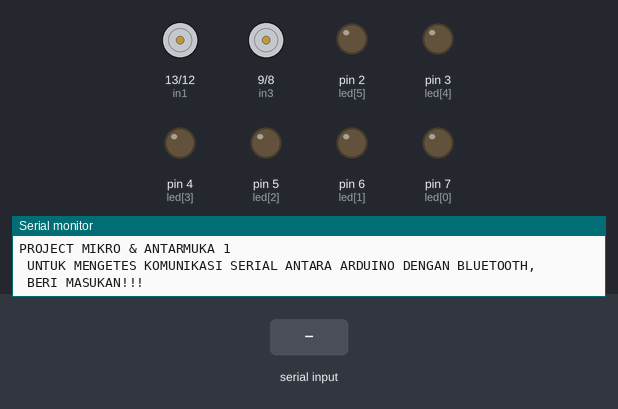
Bench run of a sketch on a simulated Arduino Uno, built with avr-gcc and run on an emulated ATmega328P. Shown: motor-driver pin pairs drawn as motors (green arrow = first pin HIGH = forward, orange = second pin HIGH = backward, longer = more drive, scaled by the enable pin), output pins drawn as LEDs (lit = HIGH), the last lines printed to the serial monitor. The inputs (shaded band) are chosen by the test bench.

Above: at 1.2 s.
1.3 s: "1" received over Serial
At 1.8 s:
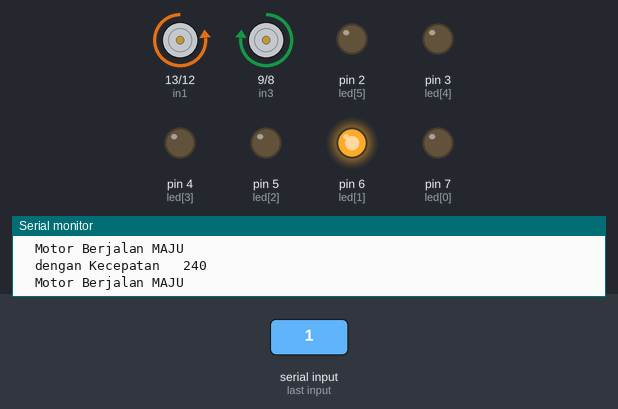
2.8 s: "2" received over Serial
At 3.8 s:
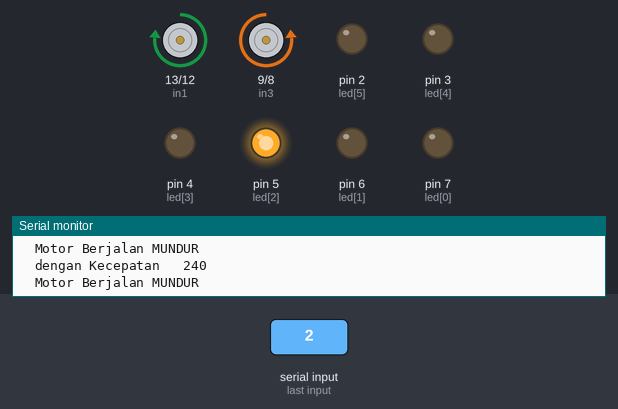
4.4 s: "3" received over Serial
At 5.4 s:
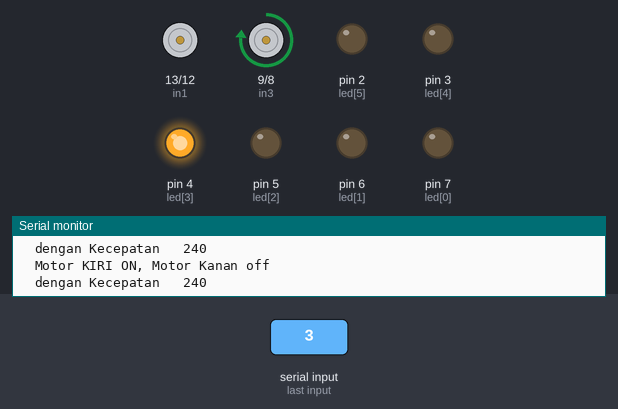
6.0 s: "4" received over Serial
At 6.9 s:
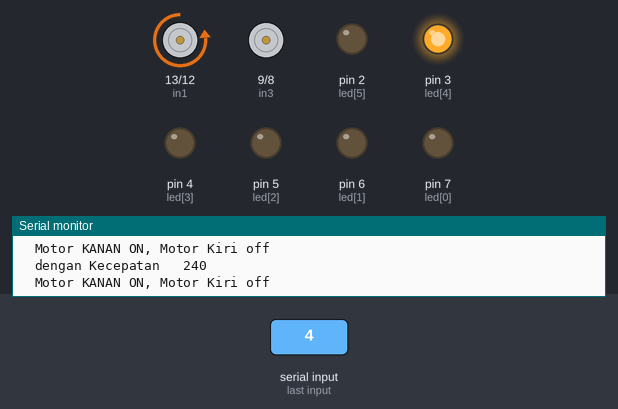
7.5 s: "5" received over Serial
At 8.3 s:
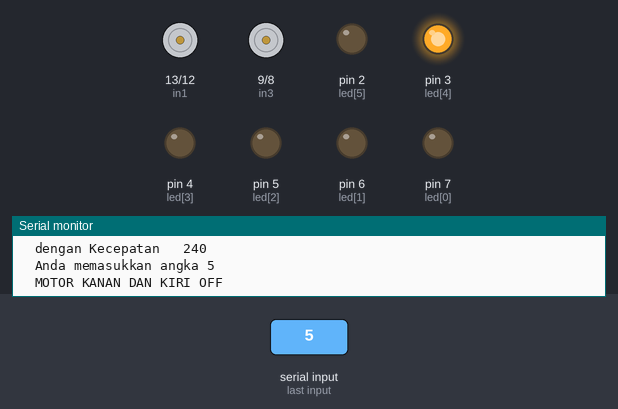
9.0 s: "1" received over Serial
At 10.0 s:
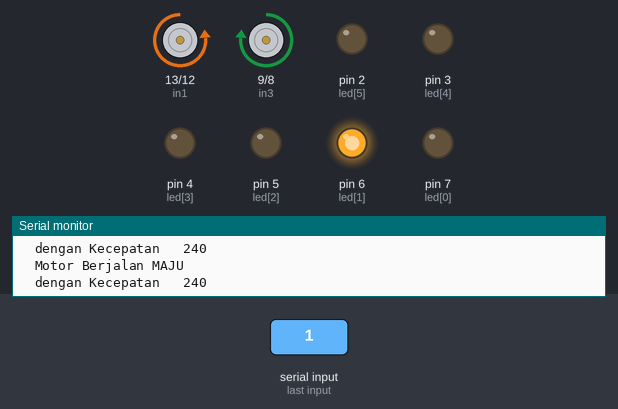
Timing chart, 0 to 11.5 s (numbered marks = the images above; inputs shaded):
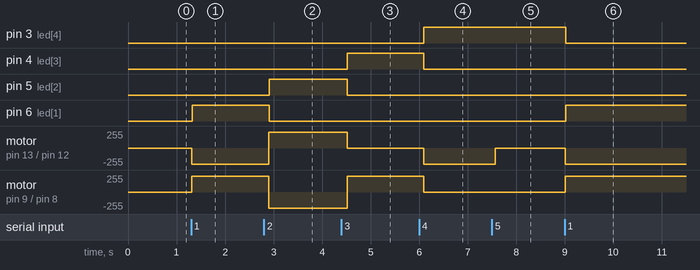

The sketch:

BLUETOR.ino
```cpp
#include <SoftwareSerial.h>
  // motor A
int enA = 11;
int in1 = 13;
int in2 = 12;
  // motor B
int enB = 10;
int in3 = 9;
int in4 = 8;
  // adc
int potPin = A2;
  // variabel pembacaan nilai adc
int potValue = 0;
int motorSpeed = 240;
  // variabel pembacaan input keyboard
int data;
  // led
int led[]={7,6,5,4,3,2};

SoftwareSerial mySerial(A0, A1); // RX, TX

void setup() {
  // Open serial communications and wait for port to open

  // set the data rate for the SoftwareSerial port
  Serial.begin(9600);
  Serial.println("Bluetooth Communication Is Ready");
  for(int i=0; i<6; i++){
    pinMode(led[i], OUTPUT);
  }
  pinMode(enA, OUTPUT);
  pinMode(enB, OUTPUT);
  pinMode(in1, OUTPUT);
  pinMode(in2, OUTPUT);
  pinMode(in3, OUTPUT);
  pinMode(in4, OUTPUT);
  pinMode(potPin, INPUT);

  //  ########################      INTRO      #########################
    Serial.println("PROJECT MIKRO & ANTARMUKA 1");

//    Serial.println("\nKelompok 3");
//    Serial.println("Anggota:  Ach.Chusnul Chikam  NRP 32");    delay(400);
//    Serial.println("          Aulia Rahmah N.F.   NRP 49");    delay(400);
//    Serial.println("          Alvita Khairinia K. NRP 54");    delay(400);
//    Serial.println("          Diah Ayu Pitaloka   NRP 57");    delay(400);
//    Serial.println("          Nurul Hidayah       NRP 59");
//    delay(400);
//  //  ##################### PENGECEKAN KOMPONEN #########################
//     Serial.print("Inisialisasi...");
//     Serial.print("1..");  delay(100);
//     Serial.print("2..");  delay(100);
//     Serial.println("3..");  delay(100);
//    Serial.println("Pengecekan LED.....");
//    delay(600);
//    digitalWrite(led[0],HIGH);
//    delay(400);
//    digitalWrite(led[0],LOW);
//    digitalWrite(led[1],HIGH);
//    delay(400);
//    digitalWrite(led[1],LOW);
//    digitalWrite(led[2],HIGH);
//    delay(400);
//    digitalWrite(led[2],LOW);
//    digitalWrite(led[3],HIGH);
//    delay(400);
//    digitalWrite(led[3],LOW);
//    digitalWrite(led[4],HIGH);
//    delay(400);
//    digitalWrite(led[4],LOW);
//    digitalWrite(led[5],HIGH);
//    delay(400);
//    digitalWrite(led[5],LOW);
//    delay(400);
//    Serial.println(" Pengecekan LED Selesai...");
//    delay(600);
//    Serial.println("Selanjutnya..");
//    Serial.println(" Pengecekan Motor DC.....");
//    delay(600);
//    digitalWrite(in1, LOW);
//    digitalWrite(in2, HIGH);
//    digitalWrite(in3, HIGH);
//    digitalWrite(in4, LOW);
//    // kecepatan 250
//    analogWrite(enA, 250);
//    analogWrite(enB, 250);
//    delay(600);
//    digitalWrite(in1, HIGH);
//    digitalWrite(in2, LOW);
//    digitalWrite(in3, LOW);
//    digitalWrite(in4, HIGH);
//    // kecepatan 250
//    analogWrite(enA, 250);
//    analogWrite(enB, 250);
//    delay(600);
//    // Motor DC mati
//    digitalWrite(in1, LOW);
//    digitalWrite(in2, LOW);
//    digitalWrite(in3, LOW);
//    digitalWrite(in4, LOW);
//    Serial.println("");
//    delay(200);
    Serial.println(" UNTUK MENGETES KOMUNIKASI SERIAL ANTARA ARDUINO DENGAN BLUETOOTH,");
    Serial.println(" BERI MASUKAN!!!");
}
//  #################### FUNGSI INDIKATOR LED #####################
void ledMaju(){
  digitalWrite(led[0], LOW);
  digitalWrite(led[1], HIGH);
  digitalWrite(led[2], LOW);
  digitalWrite(led[3], LOW);
  digitalWrite(led[4], LOW);
  digitalWrite(led[5], LOW);
}
void ledMundur(){
  digitalWrite(led[0], LOW);
  digitalWrite(led[1], LOW);
  digitalWrite(led[2], HIGH);
  digitalWrite(led[3], LOW);
  digitalWrite(led[4], LOW);
  digitalWrite(led[5], LOW);
}
void ledKanan(){
  digitalWrite(led[0], LOW);
  digitalWrite(led[1], LOW);
  digitalWrite(led[2], LOW);
  digitalWrite(led[3], HIGH);
  digitalWrite(led[4], LOW);
  digitalWrite(led[5], LOW);
}
void ledKiri(){
  digitalWrite(led[0], LOW);
  digitalWrite(led[1], LOW);
  digitalWrite(led[2], LOW);
  digitalWrite(led[3], LOW);
  digitalWrite(led[4], HIGH);
  digitalWrite(led[5], LOW);
}
void ledMati(){
  while(Serial.available()==0){
//    animasiLed();
  }
}
//  ####################################################################
//  #################### FUNGSI AKTIVITAS MOTOR DC #####################

void maju(){
  while(Serial.available()==0){
    setKecepatan();
    Serial.println("\n  Motor Berjalan MAJU ");
    Serial.print("  dengan Kecepatan \t");
    Serial.println(motorSpeed);
    // Menyalakan motor A & B(maju)
    digitalWrite(in1, LOW);
    digitalWrite(in2, HIGH);
    digitalWrite(in3, HIGH);
    digitalWrite(in4, LOW);
    // set kecepatan
    analogWrite(enA, motorSpeed);
    analogWrite(enB, motorSpeed);
    delay(led[1]);
    ledMaju();
  }
}

void mundur(){
  while(Serial.available()==0){
    setKecepatan();
    Serial.println("\n  Motor Berjalan MUNDUR ");
    Serial.print("  dengan Kecepatan \t");
    Serial.println(motorSpeed);
    // Menyalakan motor A & B (mundur)
    digitalWrite(in1, HIGH);
    digitalWrite(in2, LOW);
    digitalWrite(in3, LOW);
    digitalWrite(in4, HIGH);
    // set kecepatan
    analogWrite(enA, motorSpeed);
    analogWrite(enB, motorSpeed);
    delay(led[1]);
    ledMundur();
  }
}

void kanan(){
  while(Serial.available()==0){
    setKecepatan();
    Serial.println("\n  Motor KANAN ON, Motor Kiri off");
    Serial.print("  dengan Kecepatan \t");
    Serial.println(motorSpeed);
    Serial.println("");
    // Mematikan motor A
    digitalWrite(in1, LOW);
    digitalWrite(in2, HIGH);
    // Menyalakan motor B
    digitalWrite(in3, LOW);
    digitalWrite(in4, LOW);
    // set speed motor dc
    analogWrite(enB, motorSpeed);
    delay(led[1]);
    ledKiri();
  }
}

void kiri(){
  while(Serial.available()==0){
    setKecepatan();
    Serial.println("\n  Motor KIRI ON, Motor Kanan off");
    Serial.print("  dengan Kecepatan \t");
    Serial.println(motorSpeed);
    Serial.println("");
    // Menyalakan motor A
    digitalWrite(in1, LOW);
    digitalWrite(in2, LOW);
    // Mematikan motor B
    digitalWrite(in3, HIGH);
    digitalWrite(in4, LOW);
    // set speed motor dc
    analogWrite(enA, motorSpeed);
    delay(led[1]);
    ledKanan();
  }
}

void hop(){
   Serial.println("\n  MOTOR KANAN DAN KIRI OFF");
   Serial.println("");
  // Mematikan A & motor B
  digitalWrite(in1, LOW);
  digitalWrite(in2, LOW);
  digitalWrite(in3, LOW);
  digitalWrite(in4, LOW);
  ledMati();
}
//  ####################################################################
//  ################## FUNGSI UNTUK SETTING KECEPATAN ###################

void setKecepatan(){
  //  membaca nilai adc
//  potValue = analogRead(potPin);
//  // pembacaan adc menjadi 0 - 255 untuk dijadikan parameter nilai kecepatan
//  motorSpeed = map(potValue, 0, 1023, 0, 255);
//  delay(200);
}
//  ####################################################################


void loop(){
  //  Ketika port serial mempunyai masukan
  while(Serial.available()!=0){
    data = Serial.read();
      switch(data){
        case '1':
          Serial.println("\n  Anda memasukkan angka 1");
          maju();
        break;
        case '2':
          Serial.println("\n  Anda memasukkan angka 2");
          mundur();
        break;
        case '3':
          Serial.println("\n  Anda memasukkan angka 3");
          kiri();
        break;
        case '4':
          Serial.println("\n  Anda memasukkan angka 4");
          kanan();
        break;
        case '5':
          Serial.println("\n  Anda memasukkan angka 5");
          hop();
        break;
        default:
          Serial.println("\nMasukan Salah!!!");
          Serial.println("Pilih: 1 ==> Kedua Motor Berputar Maju");
          Serial.println("       2 ==> Kedua Motor Berputar Mundur");
          Serial.println("       3 ==> Mengaktifkan Motor Kanan saja (Belok Kiri)");
          Serial.println("       4 ==> Mengaktifkan Motor Kiri saja (Belok Kanan)");
          Serial.println("       5 ==> Kedua Motor Berhenti");
        break;
      }
    }
}

//  ################## FUNGSI UNTUK ANIMASI LED ###################
void animasiLed(){
  int t = 350;
  int plus = 150;
  int tt = 350;
  int tam = 100;

  for(int k=0; k<2; k++){
    for(int i=0; i<6; i++){
      digitalWrite(led[i], HIGH);
      delay(t);
    }
    for(int i=5; i>=0; i--){
      digitalWrite(led[i], LOW);
      delay(tt);
    }
    t = t + plus;
    tt = tt + tam;
    }
    for(int i=0; i<6;){
        digitalWrite(led[i], HIGH);
        delay(500);
        digitalWrite(led[i], LOW);
        delay(100);
        i+=2;
    }
    for(int i=1; i<6;){
        digitalWrite(led[i], HIGH);
        delay(500);
        digitalWrite(led[i], LOW);
        delay(100);
        i+=2;
    }
    for(int i=0; i<6;){
      digitalWrite(led[i], HIGH);
      delay(500);
      digitalWrite(led[i], LOW);
      delay(100);
      i+=2;
    }

    for(int c=0; c<3; c++){
      for(int i=0; i<3; i++){
        digitalWrite(led[i], HIGH);
        digitalWrite(led[5-i], HIGH);
        delay(500);
        digitalWrite(led[i], LOW);
        digitalWrite(led[5-i], LOW);
        delay(100);
      }
    }

    for(int i=0; i<3; i++){
      digitalWrite(led[i], HIGH);
      digitalWrite(led[5-i], HIGH);
      delay(500);
    }

    for(int i=0; i<6; i++){
      digitalWrite(led[i], LOW);
      delay(300);
    }
    for(int i=0; i<6; i++){
      digitalWrite(led[i], HIGH);
    }
    delay(500);
    for(int i=0; i<6; i++){
      digitalWrite(led[i], LOW);
      delay(200);
    }
    for(int i=0; i<6; i++){
      digitalWrite(led[i], HIGH);
    }
    delay(500);
    for(int i=0; i<6; i++){
      digitalWrite(led[i], LOW);
      delay(100);
    }
    for(int i=0; i<6; i++){
      digitalWrite(led[i], HIGH);
    }
    delay(500);

    ////////////////////////////////
    for(int i=0; i<6; i++){
      digitalWrite(led[i], HIGH);
      delay(500);
      digitalWrite(led[i], LOW);
      delay(100);
    }

    for(int i=0; i<6; i++){
      digitalWrite(led[i], HIGH);
      digitalWrite(led[i+1], HIGH);
      delay(500);
      digitalWrite(led[i], LOW);
      digitalWrite(led[i+1], LOW);
      delay(100);
    }

    for(int i=0; i<6; i++){
      digitalWrite(led[i], HIGH);
      digitalWrite(led[i+1], HIGH);
      digitalWrite(led[i+2], HIGH);
      delay(500);
      digitalWrite(led[i], LOW);
      digitalWrite(led[i+1], LOW);
      digitalWrite(led[i+2], LOW);
      delay(100);
    }

    for(int i=0; i<6; i++){
      digitalWrite(led[i], HIGH);
      digitalWrite(led[i+1], HIGH);
      digitalWrite(led[i+2], HIGH);
      digitalWrite(led[i+3], HIGH);
      delay(500);
      digitalWrite(led[i], LOW);
      digitalWrite(led[i+1], LOW);
      digitalWrite(led[i+2], LOW);
      digitalWrite(led[i+3], LOW);
      delay(100);
    }

    for(int i=0; i<6; i++){
      digitalWrite(led[i], HIGH);
      digitalWrite(led[i+1], HIGH);
      digitalWrite(led[i+2], HIGH);
      digitalWrite(led[i+3], HIGH);
      digitalWrite(led[i+4], HIGH);
      delay(600);
      digitalWrite(led[i], LOW);
      digitalWrite(led[i+1], LOW);
      digitalWrite(led[i+2], LOW);
      digitalWrite(led[i+3], LOW);
      digitalWrite(led[i+4], LOW);
      delay(150);
    }

    for(int i=0; i<6; i++){
      digitalWrite(led[i], HIGH);
      digitalWrite(led[i+1], HIGH);
      digitalWrite(led[i+2], HIGH);
      digitalWrite(led[i+3], HIGH);
      digitalWrite(led[i+4], HIGH);
      digitalWrite(led[i+5], HIGH);
      delay(600);
      digitalWrite(led[i], LOW);
      digitalWrite(led[i+1], LOW);
      digitalWrite(led[i+2], LOW);
      digitalWrite(led[i+3], LOW);
      digitalWrite(led[i+4], LOW);
      digitalWrite(led[i+5], LOW);
      delay(150);
    }

    t = 0;
    tt= 0;
}
```

Measured:
- after the input at 1.3 s, pin 6 (led[1]): LOW → HIGH at once; motor on pin 13 (in1) / pin 12 (in2): stopped → backward 240/255 at once; motor on pin 9 (in3) / pin 8 (in4): stopped → forward 240/255 at once
- after the input at 2.8 s, pin 5 (led[2]): LOW → HIGH after 0.11 s; pin 6 (led[1]): HIGH → LOW after 0.11 s; motor on pin 13 (in1) / pin 12 (in2): backward 240/255 → forward 240/255 after 0.11 s; motor on pin 9 (in3) / pin 8 (in4): forward 240/255 → backward 240/255 after 0.11 s
- after the input at 4.4 s, pin 4 (led[3]): LOW → HIGH after 0.12 s; pin 5 (led[2]): HIGH → LOW after 0.12 s; motor on pin 13 (in1) / pin 12 (in2): forward 240/255 → stopped after 0.11 s; motor on pin 9 (in3) / pin 8 (in4): backward 240/255 → forward 240/255 after 0.11 s
- after the input at 6.0 s, pin 3 (led[4]): LOW → HIGH after 0.10 s; pin 4 (led[3]): HIGH → LOW after 0.10 s; motor on pin 13 (in1) / pin 12 (in2): stopped → backward 240/255 after 0.09 s; motor on pin 9 (in3) / pin 8 (in4): forward 240/255 → stopped after 0.09 s
- after the input at 7.5 s, motor on pin 13 (in1) / pin 12 (in2): backward 240/255 → stopped after 0.07 s
- after the input at 9.0 s, pin 3 (led[4]): HIGH → LOW at once; pin 6 (led[1]): LOW → HIGH at once; motor on pin 13 (in1) / pin 12 (in2): stopped → backward 240/255 at once; motor on pin 9 (in3) / pin 8 (in4): stopped → forward 240/255 at once
